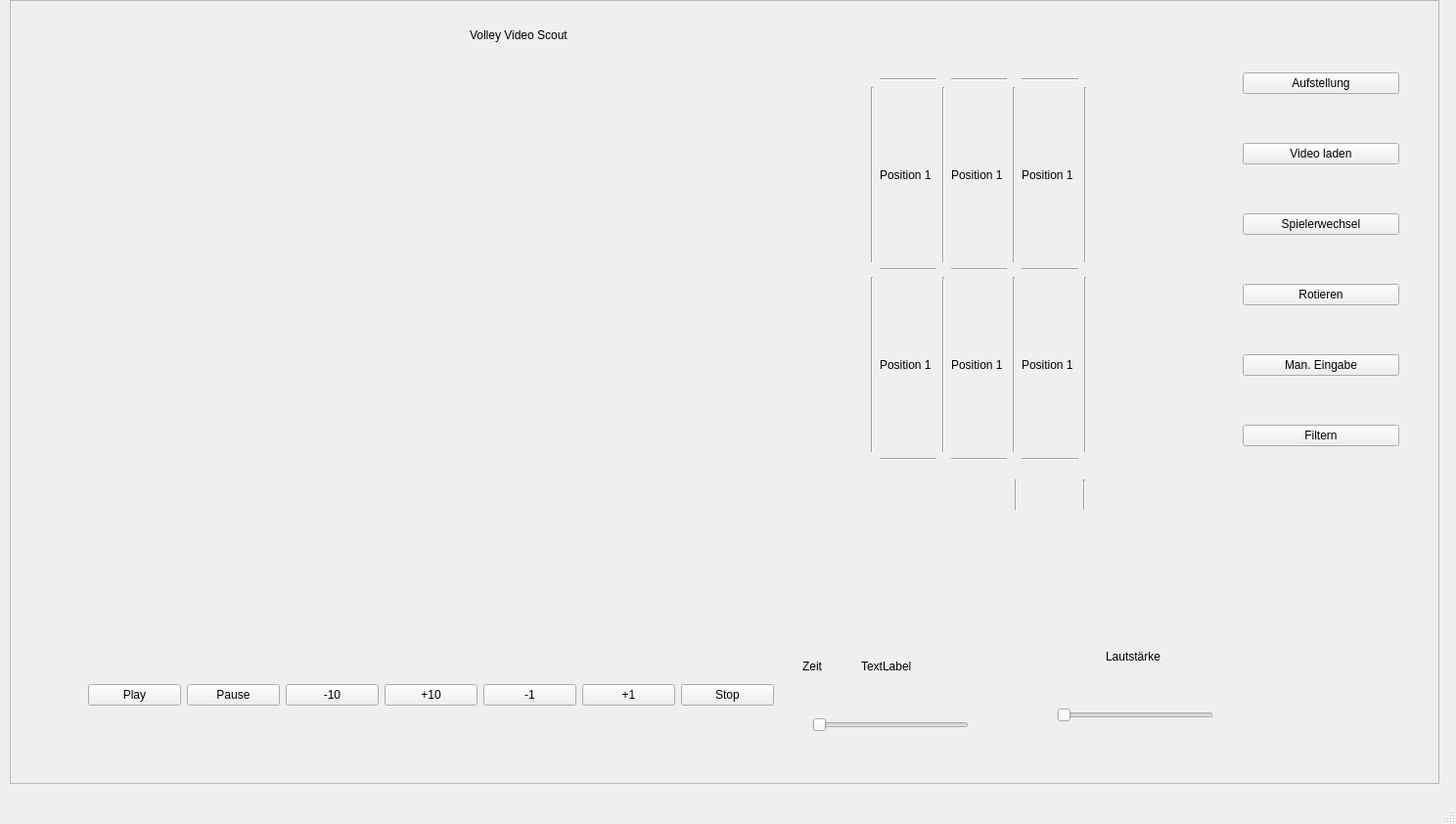
<?xml version="1.0" encoding="UTF-8"?>
<ui version="4.0">
 <class>MainWindowVideoPlayer</class>
 <widget class="QMainWindow" name="MainWindowVideoPlayer">
  <property name="geometry">
   <rect>
    <x>0</x>
    <y>0</y>
    <width>1488</width>
    <height>842</height>
   </rect>
  </property>
  <property name="minimumSize">
   <size>
    <width>1300</width>
    <height>730</height>
   </size>
  </property>
  <property name="windowTitle">
   <string>MainWindow</string>
  </property>
  <widget class="QWidget" name="centralwidget">
   <widget class="QFrame" name="frame">
    <property name="geometry">
     <rect>
      <x>10</x>
      <y>0</y>
      <width>1461</width>
      <height>801</height>
     </rect>
    </property>
    <property name="frameShape">
     <enum>QFrame::StyledPanel</enum>
    </property>
    <property name="frameShadow">
     <enum>QFrame::Raised</enum>
    </property>
    <widget class="QSlider" name="horizontalSlider">
     <property name="geometry">
      <rect>
       <x>820</x>
       <y>730</y>
       <width>160</width>
       <height>22</height>
      </rect>
     </property>
     <property name="orientation">
      <enum>Qt::Horizontal</enum>
     </property>
    </widget>
    <widget class="QSlider" name="horizontalSlider_2">
     <property name="geometry">
      <rect>
       <x>1070</x>
       <y>720</y>
       <width>160</width>
       <height>22</height>
      </rect>
     </property>
     <property name="orientation">
      <enum>Qt::Horizontal</enum>
     </property>
    </widget>
    <widget class="QLabel" name="label">
     <property name="geometry">
      <rect>
       <x>810</x>
       <y>670</y>
       <width>51</width>
       <height>21</height>
      </rect>
     </property>
     <property name="text">
      <string>Zeit</string>
     </property>
    </widget>
    <widget class="QLabel" name="label_2">
     <property name="geometry">
      <rect>
       <x>1120</x>
       <y>660</y>
       <width>81</width>
       <height>21</height>
      </rect>
     </property>
     <property name="text">
      <string>Lautstärke</string>
     </property>
    </widget>
    <widget class="QWidget" name="gridLayoutWidget">
     <property name="geometry">
      <rect>
       <x>880</x>
       <y>80</y>
       <width>221</width>
       <height>391</height>
      </rect>
     </property>
     <layout class="QGridLayout" name="gridLayout">
      <item row="2" column="1">
       <widget class="Line" name="line_3">
        <property name="orientation">
         <enum>Qt::Horizontal</enum>
        </property>
       </widget>
      </item>
      <item row="2" column="3">
       <widget class="Line" name="line">
        <property name="orientation">
         <enum>Qt::Horizontal</enum>
        </property>
       </widget>
      </item>
      <item row="1" column="3">
       <widget class="QLabel" name="label_8">
        <property name="text">
         <string>Position 1</string>
        </property>
       </widget>
      </item>
      <item row="1" column="1">
       <widget class="QLabel" name="label_9">
        <property name="text">
         <string>Position 1</string>
        </property>
       </widget>
      </item>
      <item row="0" column="5">
       <widget class="Line" name="line_12">
        <property name="orientation">
         <enum>Qt::Horizontal</enum>
        </property>
       </widget>
      </item>
      <item row="4" column="3">
       <widget class="Line" name="line_8">
        <property name="orientation">
         <enum>Qt::Horizontal</enum>
        </property>
       </widget>
      </item>
      <item row="4" column="1">
       <widget class="Line" name="line_7">
        <property name="orientation">
         <enum>Qt::Horizontal</enum>
        </property>
       </widget>
      </item>
      <item row="0" column="1">
       <widget class="Line" name="line_10">
        <property name="orientation">
         <enum>Qt::Horizontal</enum>
        </property>
       </widget>
      </item>
      <item row="0" column="3">
       <widget class="Line" name="line_11">
        <property name="orientation">
         <enum>Qt::Horizontal</enum>
        </property>
       </widget>
      </item>
      <item row="3" column="5">
       <widget class="QLabel" name="label_4">
        <property name="text">
         <string>Position 1</string>
        </property>
       </widget>
      </item>
      <item row="4" column="5">
       <widget class="Line" name="line_9">
        <property name="orientation">
         <enum>Qt::Horizontal</enum>
        </property>
       </widget>
      </item>
      <item row="3" column="1">
       <widget class="QLabel" name="label_6">
        <property name="text">
         <string>Position 1</string>
        </property>
       </widget>
      </item>
      <item row="3" column="6">
       <widget class="Line" name="line_14">
        <property name="orientation">
         <enum>Qt::Vertical</enum>
        </property>
       </widget>
      </item>
      <item row="1" column="6">
       <widget class="Line" name="line_13">
        <property name="orientation">
         <enum>Qt::Vertical</enum>
        </property>
       </widget>
      </item>
      <item row="3" column="3">
       <widget class="QLabel" name="label_5">
        <property name="text">
         <string>Position 1</string>
        </property>
       </widget>
      </item>
      <item row="1" column="4">
       <widget class="Line" name="line_15">
        <property name="orientation">
         <enum>Qt::Vertical</enum>
        </property>
       </widget>
      </item>
      <item row="3" column="2">
       <widget class="Line" name="line_17">
        <property name="orientation">
         <enum>Qt::Vertical</enum>
        </property>
       </widget>
      </item>
      <item row="3" column="4">
       <widget class="Line" name="line_16">
        <property name="orientation">
         <enum>Qt::Vertical</enum>
        </property>
       </widget>
      </item>
      <item row="1" column="2">
       <widget class="Line" name="line_18">
        <property name="orientation">
         <enum>Qt::Vertical</enum>
        </property>
       </widget>
      </item>
      <item row="2" column="5">
       <widget class="Line" name="line_2">
        <property name="orientation">
         <enum>Qt::Horizontal</enum>
        </property>
       </widget>
      </item>
      <item row="1" column="5">
       <widget class="QLabel" name="label_7">
        <property name="text">
         <string>Position 1</string>
        </property>
       </widget>
      </item>
      <item row="3" column="0">
       <widget class="Line" name="line_19">
        <property name="orientation">
         <enum>Qt::Vertical</enum>
        </property>
       </widget>
      </item>
      <item row="1" column="0">
       <widget class="Line" name="line_20">
        <property name="orientation">
         <enum>Qt::Vertical</enum>
        </property>
       </widget>
      </item>
     </layout>
    </widget>
    <widget class="QLabel" name="label_3">
     <property name="geometry">
      <rect>
       <x>470</x>
       <y>20</y>
       <width>481</width>
       <height>31</height>
      </rect>
     </property>
     <property name="text">
      <string>Volley Video Scout</string>
     </property>
    </widget>
    <widget class="QWidget" name="gridLayoutWidget_2">
     <property name="geometry">
      <rect>
       <x>80</x>
       <y>670</y>
       <width>701</width>
       <height>80</height>
      </rect>
     </property>
     <layout class="QGridLayout" name="gridLayout_2">
      <item row="0" column="1">
       <widget class="QPushButton" name="pushButton_2">
        <property name="text">
         <string>Pause</string>
        </property>
       </widget>
      </item>
      <item row="0" column="4">
       <widget class="QPushButton" name="pushButton_5">
        <property name="text">
         <string>-1</string>
        </property>
       </widget>
      </item>
      <item row="0" column="2">
       <widget class="QPushButton" name="pushButton_4">
        <property name="text">
         <string>-10</string>
        </property>
       </widget>
      </item>
      <item row="0" column="3">
       <widget class="QPushButton" name="pushButton_7">
        <property name="text">
         <string>+10</string>
        </property>
       </widget>
      </item>
      <item row="0" column="5">
       <widget class="QPushButton" name="pushButton_6">
        <property name="text">
         <string>+1</string>
        </property>
       </widget>
      </item>
      <item row="0" column="0">
       <widget class="QPushButton" name="pushButton">
        <property name="text">
         <string>Play</string>
        </property>
       </widget>
      </item>
      <item row="0" column="6">
       <widget class="QPushButton" name="pushButton_3">
        <property name="text">
         <string>Stop</string>
        </property>
       </widget>
      </item>
     </layout>
    </widget>
    <widget class="QWidget" name="verticalLayoutWidget">
     <property name="geometry">
      <rect>
       <x>1260</x>
       <y>30</y>
       <width>160</width>
       <height>471</height>
      </rect>
     </property>
     <layout class="QVBoxLayout" name="verticalLayout">
      <item>
       <widget class="QPushButton" name="pushButton_14">
        <property name="text">
         <string>Aufstellung</string>
        </property>
       </widget>
      </item>
      <item>
       <widget class="QPushButton" name="pushButton_13">
        <property name="text">
         <string>Video laden</string>
        </property>
       </widget>
      </item>
      <item>
       <widget class="QPushButton" name="pushButton_9">
        <property name="text">
         <string>Spielerwechsel</string>
        </property>
       </widget>
      </item>
      <item>
       <widget class="QPushButton" name="pushButton_10">
        <property name="text">
         <string>Rotieren</string>
        </property>
       </widget>
      </item>
      <item>
       <widget class="QPushButton" name="pushButton_11">
        <property name="text">
         <string>Man. Eingabe</string>
        </property>
       </widget>
      </item>
      <item>
       <widget class="QPushButton" name="pushButton_12">
        <property name="text">
         <string>Filtern</string>
        </property>
       </widget>
      </item>
     </layout>
    </widget>
    <widget class="QLabel" name="label_10">
     <property name="geometry">
      <rect>
       <x>870</x>
       <y>660</y>
       <width>121</width>
       <height>41</height>
      </rect>
     </property>
     <property name="text">
      <string>TextLabel</string>
     </property>
    </widget>
    <widget class="Line" name="line_4">
     <property name="geometry">
      <rect>
       <x>1090</x>
       <y>490</y>
       <width>16</width>
       <height>31</height>
      </rect>
     </property>
     <property name="orientation">
      <enum>Qt::Vertical</enum>
     </property>
    </widget>
    <widget class="Line" name="line_5">
     <property name="geometry">
      <rect>
       <x>1020</x>
       <y>490</y>
       <width>16</width>
       <height>31</height>
      </rect>
     </property>
     <property name="orientation">
      <enum>Qt::Vertical</enum>
     </property>
    </widget>
   </widget>
  </widget>
  <widget class="QMenuBar" name="menubar">
   <property name="geometry">
    <rect>
     <x>0</x>
     <y>0</y>
     <width>1488</width>
     <height>21</height>
    </rect>
   </property>
  </widget>
  <widget class="QStatusBar" name="statusbar"/>
 </widget>
 <resources/>
 <connections/>
</ui>
